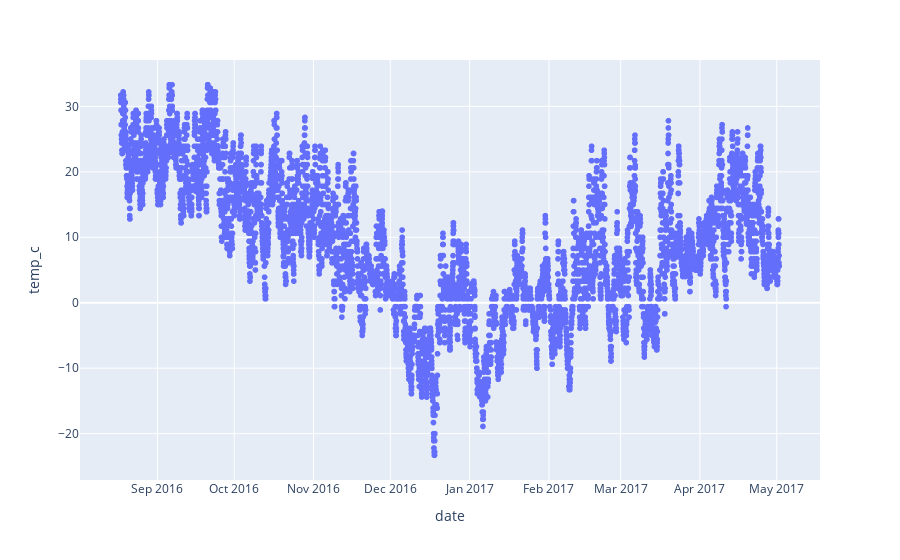

Notebook cell for this chart:
### Code cell
import pandas as pd
import plotly.express as px

# The full data set is ~30 Mb so this might not be fast...
# Grab the last year of the data
data = pd.read_csv("https://github.com/dustywhite7/Econ8310/raw/master/DataSets/omahaNOAA.csv")
# Clean it up
data = data.loc[len(data)-365*24:, ['DATE', 'HOURLYDRYBULBTEMPC']]
data.columns = ['date', 'temp_c']
data = data.loc[data['temp_c']!=0] # temp=0 is a 'missing value', which is annoying but fixable
data['date'] = pd.to_datetime(data['date'])
# And plot it
px.scatter(data, x='date', y='temp_c')

### Figure 1 — Plotly figure (JSON) as saved in the notebook; plotly's stock layout.template omitted (floating-point values rounded to 4 significant figures; data arrays with more than 128 entries replaced by an {"elided": "..."} marker saying what was removed)
{"data": [{"hovertemplate": "date=%{x}<br>temp_c=%{y}<extra></extra>", "legendgroup": "", "marker": {"color": "#636efa", "symbol": "circle"}, "mode": "markers", "name": "", "showlegend": false, "type": "scattergl", "x": {"elided": "8303 str values"}, "xaxis": "x", "y": {"elided": "8303 float values"}, "yaxis": "y"}], "layout": {"legend": {"tracegroupgap": 0}, "margin": {"t": 60}, "xaxis": {"anchor": "y", "domain": [0, 1], "title": {"text": "date"}}, "yaxis": {"anchor": "x", "domain": [0, 1], "title": {"text": "temp_c"}}}}
